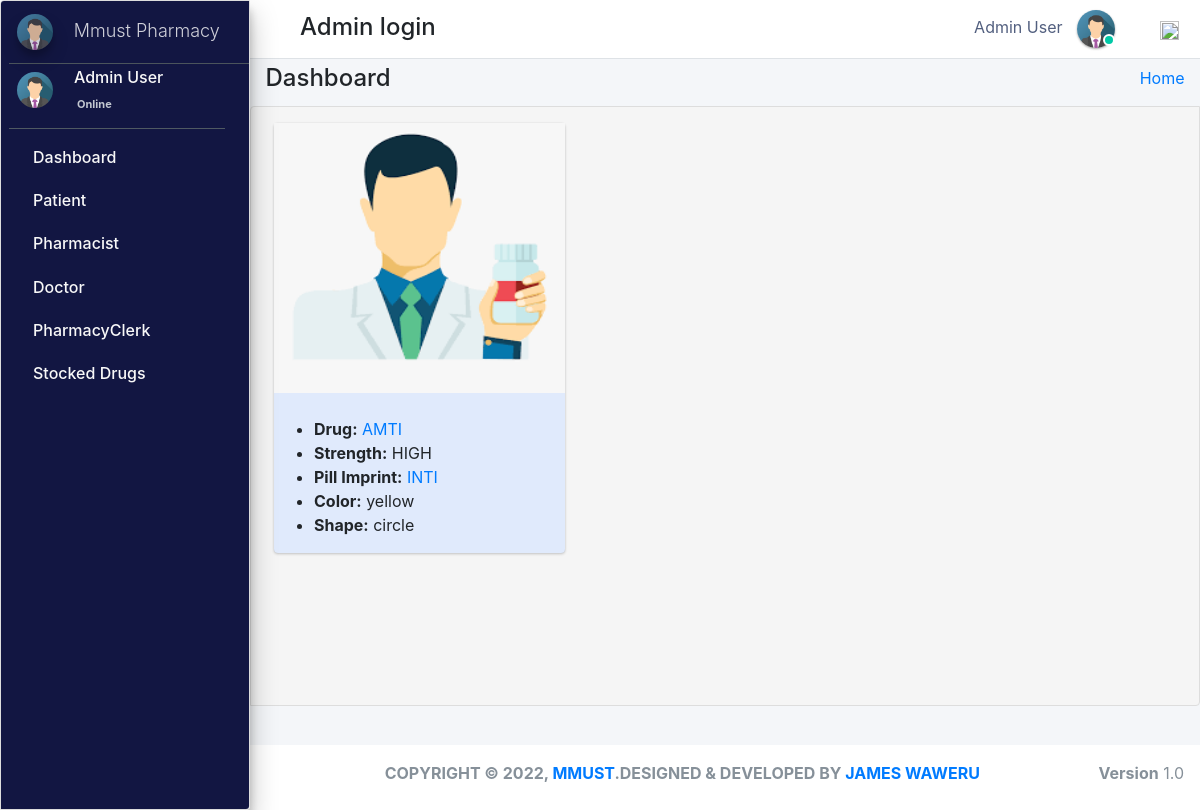
/admin_user/drug_details/2/ (signed in), run on an earlier commit of the app's database.
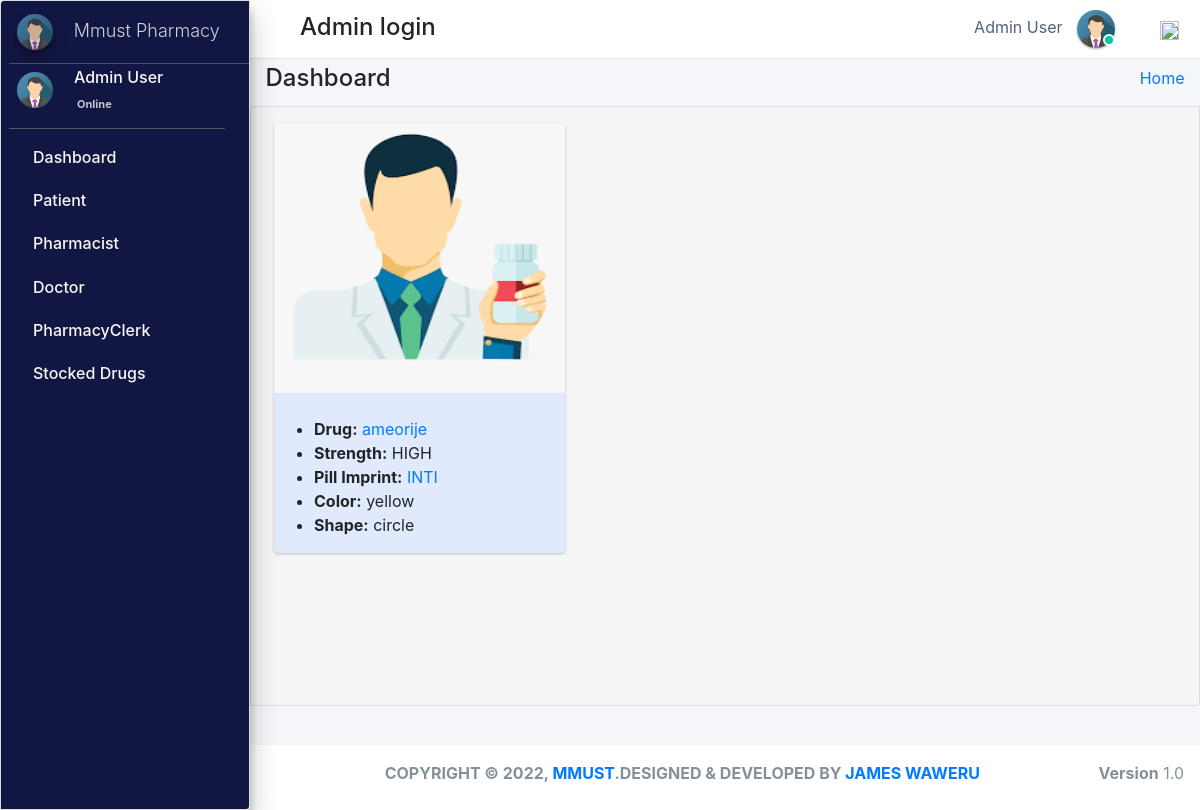
And on a later commit of the database.
### pharmacy/models.py (models this page shows, shortened)
class Stock(models.Model):
    category = models.ForeignKey(Category,null=True,on_delete=models.CASCADE,blank=True)
    drug_imprint=models.CharField(max_length=6 ,blank=True, null=True)
    drug_name = models.CharField(max_length=50, blank=True, null=True)
    drug_color = models.CharField(max_length=50, blank=True, null=True)
    drug_shape = models.CharField(max_length=50, blank=True, null=True)
    quantity = models.IntegerField(default='0', blank=True, null=True)
    receive_quantity = models.IntegerField(default='0', blank=True, null=True)
    reorder_level = models.IntegerField(default='0', blank=True, null=True)
    manufacture= models.CharField(max_length=50, blank=True, null=True)
    last_updated = models.DateTimeField(auto_now_add=False, auto_now=True)
    timestamp = models.DateTimeField(auto_now_add=True, auto_now=False)
    drug_strength= models.CharField(max_length=10, blank=True, null=True)
    valid_from = models.DateTimeField(blank=True, null=True,default=timezone.now)
    valid_to = models.DateTimeField(blank=False, null=True)
    drug_description=models.TextField(blank=True,max_length=1000,null=True)
    drug_pic=models.ImageField(default="images2.png",null=True,blank=True)
    objects = ExpiredManager()

### pharmacy/HODViews.py (the view)
# urls.py: path('admin_user/drug_details/<str:pk>/', HODViews.drugDetails, name="drug_detail"),
def drug_details(request, pk):
    stocks = Stock.objects.get(id=pk)
    context = {
        "stocks": stocks,
    }
    return render(request, 'hod_templates/view_drug.html', context)

### pharmacy/models.py (called while the page is built)
    def get_queryset(self):
        return super().get_queryset().annotate(
            expired=ExpressionWrapper(Q(valid_to__lt=Now()), output_field=BooleanField())
        )

### pharmacy/templates/hod_templates/view_drug.html
{% extends 'hod_templates/base_template.html'%} {% load static %} {% block page_title %}
<h4>Dashboard</h4> {% endblock page_title %} {% block main_content %}
<div class="content">
    <div class="container">
        <div class="col-md-4 mt-3">
            <div class="card " style="  background: #e0eafc !important;
              ">
                <div class="pid-box-1 d-flex justify-content-center" data-pid-imprintid="8011">
                    <img src="{{stocks.drug_pic.url}}" data-orig-height="216" width="343" height="270" alt=" ">
                </div>
                <div class="pid-details pt-4">
                    <ul class="ddc-list-unstyled ">
                        <li><b>Drug:</b> <a href="#" class="imprintdruglink"> {{stocks.drug_name}}</a></li>
                        <li><b>Strength:</b> {{stocks.drug_strength}}</li>
                        <li><b>Pill Imprint:</b> <a href="#"> {{stocks.drug_imprint }}</a></li>
                        <li><b>Color:</b> {{stocks.drug_color}}</li>
                        <li><b>Shape:</b> {{stocks.drug_shape}}</li>
                    </ul>
                </div>
            </div>
        </div>
    </div>
</div>
</div>
{% endblock %}

What changed in the data, as far as the page shows it:
changed Stock "HIGH": drug_name "AMTI" → "ameorije"
